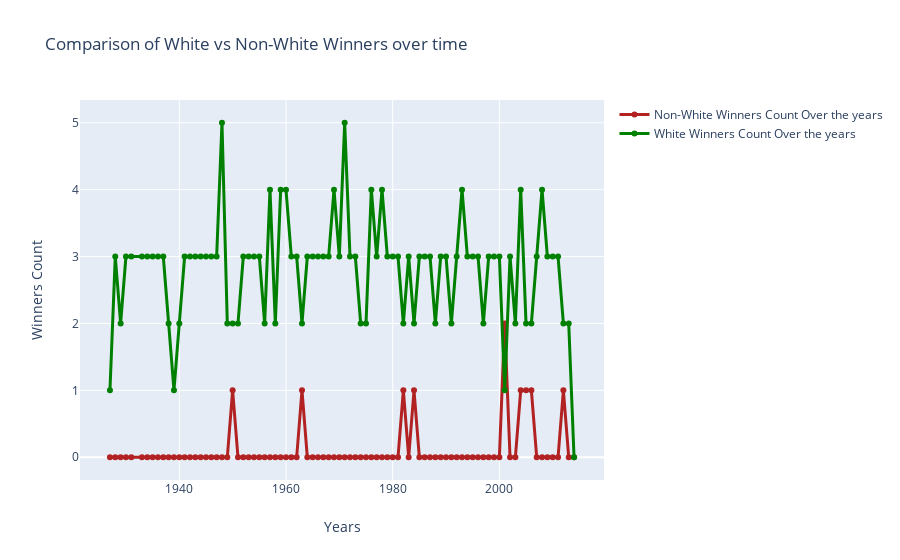

The notebook cell this image was saved under:
### Markdown cell above
We can clearly see that there are list of attributes which contributed as winning factor for our model to be that accurate. The attributes who appear to weigh more significantly in our model are budget, gross, duration, imdb_score, award type, ethnicity white, sexual orientation straight, Romance, Drama, History, religion jewish, religion catholic etc.

### Ploting Performance of Non-White Winners Overtime

### Code cell
years, non_white_count, white_count = [], [], []
non_white_races = ['Asian', 'Black','Hispanic', 'Middle Eastern', 'Multiracial']

for year in winning_actors.year.unique():
    winning_actors_for_the_year = winning_actors[winning_actors.year == year]
    winning_actress_for_the_year = winning_actresses[winning_actresses.year == year]
    winning_directors_for_the_year = winning_directors[winning_directors.year == year]
    
    non_white_actors = winning_actors_for_the_year[winning_actors_for_the_year.race_ethnicity.isin(non_white_races)]
    white_actors = winning_actors_for_the_year[winning_actors_for_the_year.race_ethnicity == 'White']
    
    non_white_actress = winning_actress_for_the_year[winning_actress_for_the_year.race_ethnicity.isin(non_white_races)]
    white_actress = winning_actress_for_the_year[winning_actress_for_the_year.race_ethnicity == 'White']
    
    non_white_directors = winning_directors_for_the_year[winning_directors_for_the_year.race_ethnicity.isin(non_white_races)]
    white_directors = winning_directors_for_the_year[winning_directors_for_the_year.race_ethnicity == 'White']
    
    
    years.append(year)
    non_white_count.append(non_white_actors.shape[0]+non_white_actress.shape[0]+non_white_directors.shape[0])
    white_count.append(white_actors.shape[0]+white_actress.shape[0]+white_directors.shape[0])

fig = go.Figure()
fig.add_trace(go.Scatter(x=years, y=non_white_count, 
                         name='Non-White Winners Count Over the years',
                         mode='lines+markers',
                         connectgaps=True,
                         line=dict(color='firebrick', width=3)))

fig.add_trace(go.Scatter(x=years, y=white_count, 
                         name='White Winners Count Over the years',
                         mode='lines+markers',
                         connectgaps=True,
                         line=dict(color='green', width=3)))

fig.update_layout(title="Comparison of White vs Non-White Winners over time",xaxis_title="Years",yaxis_title="Winners Count")

fig.show()

### Figure 1 — Plotly figure (JSON) as saved in the notebook; plotly's stock layout.template omitted (floating-point values rounded to 4 significant figures)
{"data": [{"connectgaps": true, "line": {"color": "firebrick", "width": 3}, "mode": "lines+markers", "name": "Non-White Winners Count Over the years", "type": "scatter", "x": [2014, 2013, 2012, 2011, 2010, 2009, 2008, 2007, 2006, 2005, 2004, 2003, 2002, 2001, 2000, 1999, 1998, 1997, 1996, 1995, 1994, 1993, 1992, 1991, 1990, 1989, 1988, 1987, 1986, 1985, 1984, 1983, 1982, 1981, 1980, 1979, 1978, 1977, 1976, 1975, 1974, 1973, 1972, 1971, 1970, 1969, 1968, 1967, 1966, 1965, 1964, 1963, 1962, 1961, 1960, 1959, 1958, 1957, 1956, 1955, 1954, 1953, 1952, 1951, 1950, 1949, 1948, 1947, 1946, 1945, 1944, 1943, 1942, 1941, 1940, 1939, 1938, 1937, 1936, 1935, 1934, 1933, 1931, 1930, 1929, 1928, 1927], "y": [0, 0, 1, 0, 0, 0, 0, 0, 1, 1, 1, 0, 0, 2, 0, 0, 0, 0, 0, 0, 0, 0, 0, 0, 0, 0, 0, 0, 0, 0, 1, 0, 1, 0, 0, 0, 0, 0, 0, 0, 0, 0, 0, 0, 0, 0, 0, 0, 0, 0, 0, 1, 0, 0, 0, 0, 0, 0, 0, 0, 0, 0, 0, 0, 1, 0, 0, 0, 0, 0, 0, 0, 0, 0, 0, 0, 0, 0, 0, 0, 0, 0, 0, 0, 0, 0, 0]}, {"connectgaps": true, "line": {"color": "green", "width": 3}, "mode": "lines+markers", "name": "White Winners Count Over the years", "type": "scatter", "x": [2014, 2013, 2012, 2011, 2010, 2009, 2008, 2007, 2006, 2005, 2004, 2003, 2002, 2001, 2000, 1999, 1998, 1997, 1996, 1995, 1994, 1993, 1992, 1991, 1990, 1989, 1988, 1987, 1986, 1985, 1984, 1983, 1982, 1981, 1980, 1979, 1978, 1977, 1976, 1975, 1974, 1973, 1972, 1971, 1970, 1969, 1968, 1967, 1966, 1965, 1964, 1963, 1962, 1961, 1960, 1959, 1958, 1957, 1956, 1955, 1954, 1953, 1952, 1951, 1950, 1949, 1948, 1947, 1946, 1945, 1944, 1943, 1942, 1941, 1940, 1939, 1938, 1937, 1936, 1935, 1934, 1933, 1931, 1930, 1929, 1928, 1927], "y": [0, 2, 2, 3, 3, 3, 4, 3, 2, 2, 4, 2, 3, 1, 3, 3, 3, 2, 3, 3, 3, 4, 3, 2, 3, 3, 2, 3, 3, 3, 2, 3, 2, 3, 3, 3, 4, 3, 4, 2, 2, 3, 3, 5, 3, 4, 3, 3, 3, 3, 3, 2, 3, 3, 4, 4, 2, 4, 2, 3, 3, 3, 3, 2, 2, 2, 5, 3, 3, 3, 3, 3, 3, 3, 2, 1, 2, 3, 3, 3, 3, 3, 3, 3, 2, 3, 1]}], "layout": {"title": {"text": "Comparison of White vs Non-White Winners over time"}, "xaxis": {"title": {"text": "Years"}}, "yaxis": {"title": {"text": "Winners Count"}}}}
